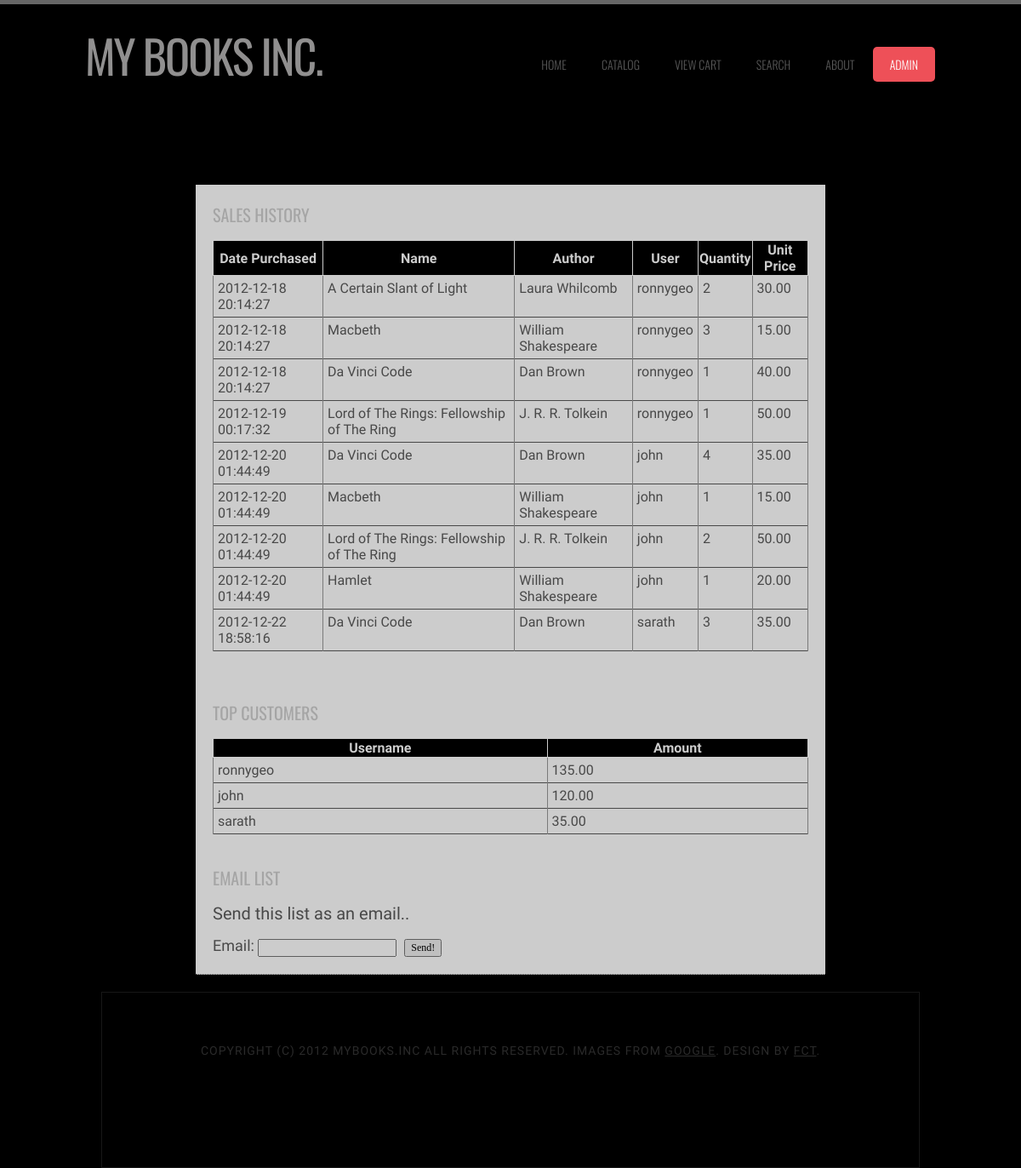
Screenshot of /viewsales.php (signed in) with the database file from the repository.
### tables this page shows
CREATE TABLE IF NOT EXISTS `sales` (
  `id` int(11) NOT NULL AUTO_INCREMENT,
  `bookid` int(11) NOT NULL,
  `bookname` varchar(100) NOT NULL,
  `author` varchar(100) NOT NULL,
  `userid` int(11) NOT NULL,
  `username` varchar(50) NOT NULL,
  `uprice` decimal(10,2) NOT NULL,
  `quantity` int(11) NOT NULL,
  `date` date NOT NULL,
  `time` time NOT NULL,
  PRIMARY KEY (`id`)
);

### viewsales.php (the view, shortened to what this page needs)
<?php session_start();
require("functions.php");
pageheader();
?>
<!DOCTYPE html PUBLIC "-//W3C//DTD XHTML 1.0 Transitional//EN" "http://www.w3.org/TR/xhtml1/DTD/xhtml1-transitional.dtd">
<html xmlns="http://www.w3.org/1999/xhtml">
<head>
<link rel="stylesheet" type="text/css" href="styles/layout.css" />
</head>
<body>
<div class="wrapper col1">
<div id="header">
<?php
siteName();
showMenu(6);
?>
</div>
 <br class="clear" />
  <br class="clear" />
</div>
<div class="wrapper col2">
<div id="container" style="background-color:#FFFFFF; width:700px; opacity:.8; padding:20px;">
<?php
echo "<h3>SALES HISTORY</h3>";
$sql_co=createSQL();
$qry="SELECT date,time,bookname, author, username, quantity,uprice FROM sales ORDER BY date ASC";
$sqldata=mysql_query($qry,$sql_co);
?>
<table>
<tr><th>Date Purchased</th><th>Name</th><th>Author</th><th>User</th><th>Quantity</th><th>Unit Price</th></tr>
<?php
while ($sale=mysql_fetch_array($sqldata)){
echo "<tr><td>".$sale['date']." ".$sale['time']."</td><td>".$sale['bookname']."</td><td>".$sale['author']."</td><td>".$sale['username']."</td><td>".$sale['quantity']."</td><td>".$sale['uprice']."</td></tr>";
}
?>
</table>
<BR class="clear" />
<BR class="clear" />
<h3>Top Customers</h3>
<table>
<tr><th>Username</th><th>Amount</th></tr>
<?php
$sco=createSQL();
$qry="SELECT DISTINCT username,sum(uprice) FROM sales GROUP BY username ORDER BY sum(uprice) DESC LIMIT 0,10";
$sqd=mysql_query($qry,$sco);
while($tc=mysql_fetch_array($sqd))
{
echo "<tr><td>".$tc[0]."</td><td>".$tc[1]."</td></tr>";
}
?>
</table>
<BR class="clear" />
<h3>Email List</h3>
<?php
echo "<form action='mail.php' method='post'>
<h4>Send this list as an email..</h4>
Email: <input type='text' id='email' name='email' />&nbsp;
<input type='submit' name='send' id='send' value='Send!' />
</form>";
?>
</div>
</div>
<?php showFooter(); ?>
</body>
</html>

### functions.php (shortened to what this page needs)
<?php
function pageheader(){
	echo "<link href='http://fonts.googleapis.com/css?family=Oswald:400,300' rel='stylesheet' type='text/css' />
<link href='http://fonts.googleapis.com/css?family=Abel|Satisfy' rel='stylesheet' type='text/css' />
<link rel='stylesheet' type'text/css' href='styles/main.css' />";
	}
function showMenu($id){
	try{
			switch($id){
			case 6:echo "<div id='menu'>
								<ul>
					<li><a href='index.php'>Home</a></li>
					<li><a href='catalog.php'>Catalog</a></li>";
					if ($flg=1)
					echo "<li><a href='cart.php'>View Cart</a></li>";
                    echo "<li><a href='search.php'>Search</a></li>
					<li ><a href='about.html'>About</a></li>";
					if(isset($_SESSION['uid'])){
					if($_SESSION['admin']==1)
					echo "<li class='current_page_item'><a href='admin.php'>Admin</a></li>";
					else
					echo "<li class='current_page_item'><a href='usercp.php'>User CP</a></li>";}
				echo "
				</ul>
			</div>";
			break;
			}
	}catch(Exception $e){}
	}
function siteName(){
	echo "<div id='logo'>
      <h1><a href='index.php'>My Books Inc.</a></h1>
      <p></p>
    </div>";
	}
function showFooter(){
	echo "<div id='footer'>
	<p>Copyright (c) 2012 MyBooks.Inc All rights reserved. Images from <a href='http://google.com/'>Google</a>. Design by <a href='http://www.freecsstemplates.org'>FCT</a>.</p>
</div>";
	}
?>

### styles/main.css (style rules this page uses)
body { margin: 0; padding: 0; background: #000000 url(images/img05.jpg) repeat; font-family: 'Abel', sans-serif; font-size: 18px; color: #5B5B5B; }
table { border:1px solid; border-collapse:collapse; }
tr { border:1px solid; border-collapse:collapse; }
td { border:1px dotted; border-collapse:collapse; }
th { border:1px solid; border-collapse:collapse; background-color:#000; color:#FFF; }
h1, h2, h3 { margin: 0; padding: 0; text-transform: uppercase; font-weight: normal; font-family: 'Oswald', sans-serif; font-weight: 200; color: #CFCFCF; }
h1 { font-size: 2em; }
h3 { font-size: 1.6em; }
p, ul, ol { margin-top: 0; line-height: 180%; }
a { color: #5E5E5E; }
#header { overflow: hidden; width: 1000px; height: 150px; margin: 0 auto; padding: 0px 0px; }
#logo { float: left; width: 300px; margin: 0; padding: 0; color: #FFFFFF; }
#logo h1 { line-height: 120px; letter-spacing: -2px; font-size: 3em; }
#logo h1 a { color: #908F8F; text-transform: uppercase; }
#logo a { border: none; background: none; text-decoration: none; color: #12212F; }
#menu { float: right; width: 500px; height: 90px; margin: 0 auto; padding: 0; }
#menu ul { float: right; margin: 0; padding: 50px 0px 0px 0px; list-style: none; line-height: normal; }
#menu li { float: left; padding: 0px 0px 0px 0px; }
#menu a { display: block; margin-right: 1px; padding: 10px 20px 10px 20px; text-decoration: none; text-align: center; text-transform: uppercase; font-family: 'Oswald', sans-serif; font-size: 14px; font-weight: 300; color: #585858; border: none; }
#menu a:hover, #menu .current_page_item a { text-decoration: none; color: #FFFFFF; }
#menu .current_page_item a { background: #EE5058; border-radius: 5px; }
#footer { height: 140px; margin: 0 auto; padding: 50px 0 15px 0; font-family: 'Abel', sans-serif; border: 1px solid #171717; }
#footer p { margin: 0; padding-top: 10px; letter-spacing: 1px; line-height: normal; font-size: 14px; text-transform: uppercase; text-align: center; color: #2A2A2A; }
#footer a { color: #2A2A2A; }
#breadcrumb, #container, .gallery, #footer { position:relative; margin:0 auto 0; display:block; width:960px; }

### styles/layout.css (style rules this page uses)
div.wrapper { display:block; width:100%; margin:0; text-align:left; }
div.wrapper h1, div.wrapper h2, div.wrapper h3, div.wrapper h4, div.wrapper h5, div.wrapper h6 { margin:0 0 15px 0; padding:0; font-size:20px; font-weight:normal; line-height:normal; }
.col1 { border-top:5px solid #666; }
.col1 a { color:#CCCCCC; background-color:#000000; }
.col2 { padding:20px 0; }
#container { padding:30px 0; border-bottom:1px dotted #666; }

### styles/forms.css (style rules this page uses)
form, fieldset, legend { margin:0; padding:0; border:none; }
input, textarea, select { font-size:12px; font-family:Georgia, "Times New Roman", Times, serif; }

### styles/tables.css (style rules this page uses)
table { width:100%; border-collapse:collapse; table-layout:auto; vertical-align:top; margin-bottom:15px; border:1px solid #999999; }
table tbody td { vertical-align:top; border-collapse:collapse; border-left:1px solid #999999; border-right:1px solid #999999; }
table thead th, table tbody td { padding:5px; border-collapse:collapse; }

### rows the page displays
sales: date "2012-12-18", time "20:14:27", bookname "A Certain Slant of Light", author "Laura Whilcomb", username "ronnygeo", quantity "2", uprice "30.00"
sales: date "2012-12-18", time "20:14:27", bookname "Macbeth", author "William Shakespeare", username "ronnygeo", quantity "3", uprice "15.00"
sales: date "2012-12-18", time "20:14:27", bookname "Da Vinci Code", author "Dan Brown", username "ronnygeo", quantity "1", uprice "40.00"
sales: date "2012-12-19", time "00:17:32", bookname "Lord of The Rings: Fellowship of The Ring", author "J. R. R. Tolkein", username "ronnygeo", quantity "1", uprice "50.00"
sales: date "2012-12-20", time "01:44:49", bookname "Da Vinci Code", author "Dan Brown", username "john", quantity "4", uprice "35.00"
sales: date "2012-12-20", time "01:44:49", bookname "Macbeth", author "William Shakespeare", username "john", quantity "1", uprice "15.00"
sales: date "2012-12-20", time "01:44:49", bookname "Lord of The Rings: Fellowship of The Ring", author "J. R. R. Tolkein", username "john", quantity "2", uprice "50.00"
sales: date "2012-12-20", time "01:44:49", bookname "Hamlet", author "William Shakespeare", username "john", quantity "1", uprice "20.00"
sales: date "2012-12-22", time "18:58:16", bookname "Da Vinci Code", author "Dan Brown", username "sarath", quantity "3", uprice "35.00"

### other values shown
$tc[0] "ronnygeo"
$tc[1] "135.00"
$tc[0] "john"
$tc[1] "120.00"
$tc[0] "sarath"
$tc[1] "35.00"
